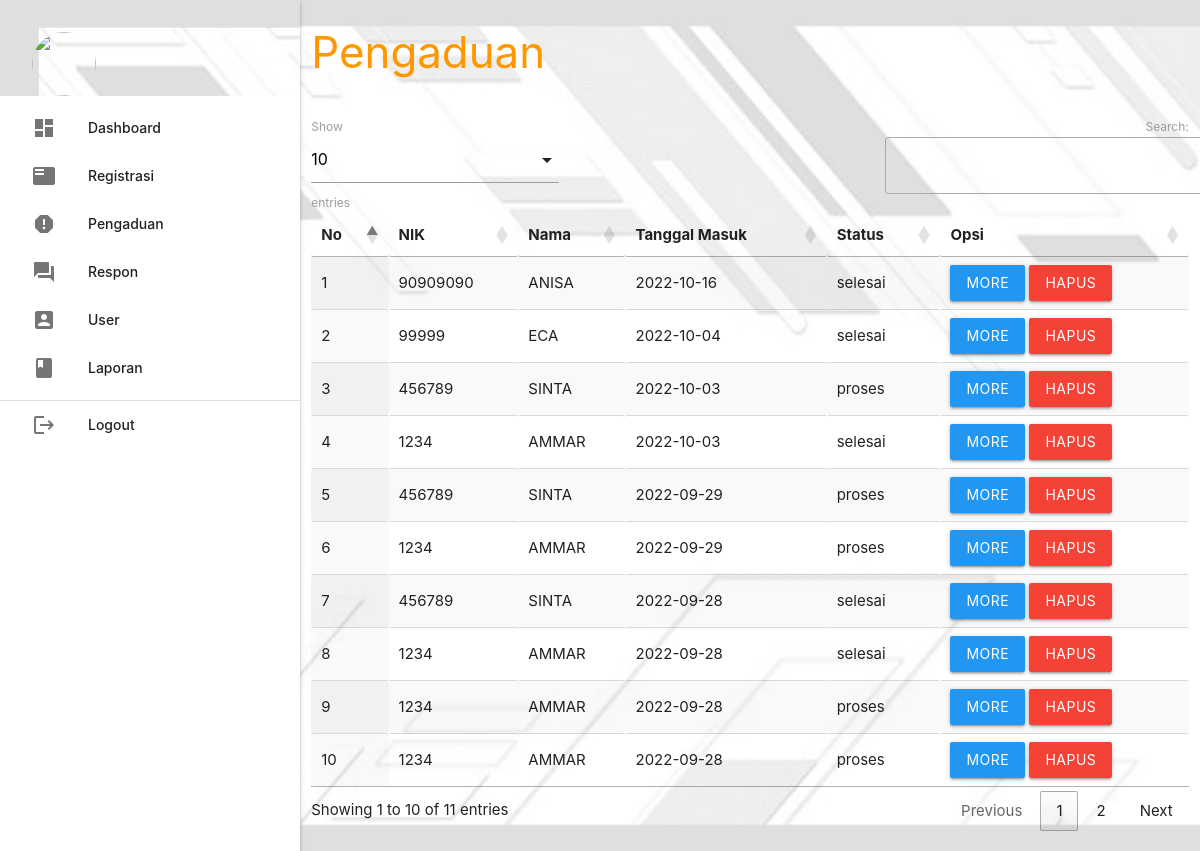
The page /admin/index.php?p=pengaduan (signed in) on the database its author committed.
### tables this page shows
CREATE TABLE `pengaduan` (
  `id_pengaduan` int(5) NOT NULL,
  `tgl_pengaduan` varchar(20) NOT NULL,
  `nik` varchar(16) NOT NULL,
  `isi_laporan` text NOT NULL,
  `foto` varchar(255) NOT NULL,
  `status` enum('proses','selesai') NOT NULL
);

CREATE TABLE `masyarakat` (
  `id_masyarakat` int(5) NOT NULL,
  `nik` varchar(20) NOT NULL,
  `nama` varchar(25) NOT NULL,
  `username` varchar(25) NOT NULL,
  `password` varchar(25) NOT NULL,
  `telp` varchar(12) NOT NULL,
  `kecamatan` varchar(30) NOT NULL
);

### admin/pengaduan.php (the view, shortened to what this page needs)
       <div class="row">
         <div class="col s12 m9">
           <h3 class="orange-text">Pengaduan</h3>
         </div>
       </div>
       <table id="example" class="display responsive-table" style="width:100%">
         <thead>
             <tr>
			<th>No</th>
			<th>NIK</th>
			<th>Nama</th>
			<th>Tanggal Masuk</th>
			<th>Status</th>
			<th>Opsi</th>
             </tr>
         </thead>
         <tbody>
<?php
	$no=1;
	$query = mysqli_query($koneksi,"SELECT * FROM pengaduan INNER JOIN masyarakat ON pengaduan.nik=masyarakat.nik ORDER BY pengaduan.id_pengaduan DESC");
	while ($r=mysqli_fetch_assoc($query)) { ?>
	<tr>
		<td><?php echo $no++; ?></td>
		<td><?php echo $r['nik']; ?></td>
		<td><?php echo $r['nama']; ?></td>
		<td><?php echo $r['tgl_pengaduan']; ?></td>
		<td><?php echo $r['status']; ?></td>
		<td><a class="btn modal-trigger blue" href="#more?id_pengaduan=<?php echo $r['id_pengaduan'] ?>">More</a>  <a class="btn red" onclick="return confirm('Anda Yakin Ingin Menghapus Y/N')" href="index.php?p=pengaduan_hapus&id_pengaduan=<?php echo $r['id_pengaduan'] ?>">Hapus</a></td>
	</tr>
           <?php  }
            ?>
         </tbody>
       </table>

### rows shown on the page
pengaduan: masyarakat.nik "90909090", masyarakat.nama "ANISA", tgl_pengaduan "2022-10-16", status "selesai"
pengaduan: masyarakat.nik "99999", masyarakat.nama "ECA", tgl_pengaduan "2022-10-04", status "selesai"
pengaduan: masyarakat.nik "456789", masyarakat.nama "SINTA", tgl_pengaduan "2022-10-03", status "proses"
pengaduan: masyarakat.nik "1234", masyarakat.nama "AMMAR", tgl_pengaduan "2022-10-03", status "selesai"
pengaduan: masyarakat.nik "456789", masyarakat.nama "SINTA", tgl_pengaduan "2022-09-29", status "proses"
pengaduan: masyarakat.nik "1234", masyarakat.nama "AMMAR", tgl_pengaduan "2022-09-29", status "proses"
pengaduan: masyarakat.nik "456789", masyarakat.nama "SINTA", tgl_pengaduan "2022-09-28", status "selesai"
pengaduan: masyarakat.nik "1234", masyarakat.nama "AMMAR", tgl_pengaduan "2022-09-28", status "selesai"
pengaduan: masyarakat.nik "1234", masyarakat.nama "AMMAR", tgl_pengaduan "2022-09-28", status "proses"
pengaduan: masyarakat.nik "1234", masyarakat.nama "AMMAR", tgl_pengaduan "2022-09-28", status "proses"
